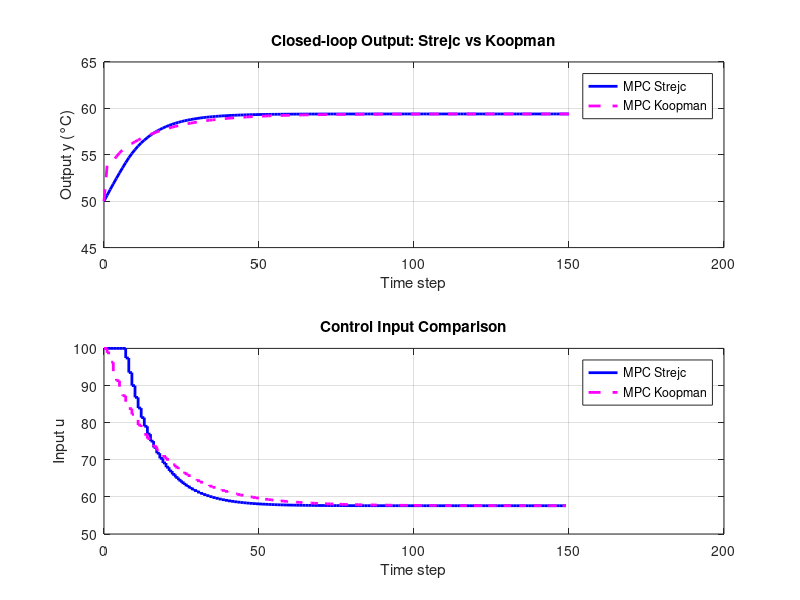
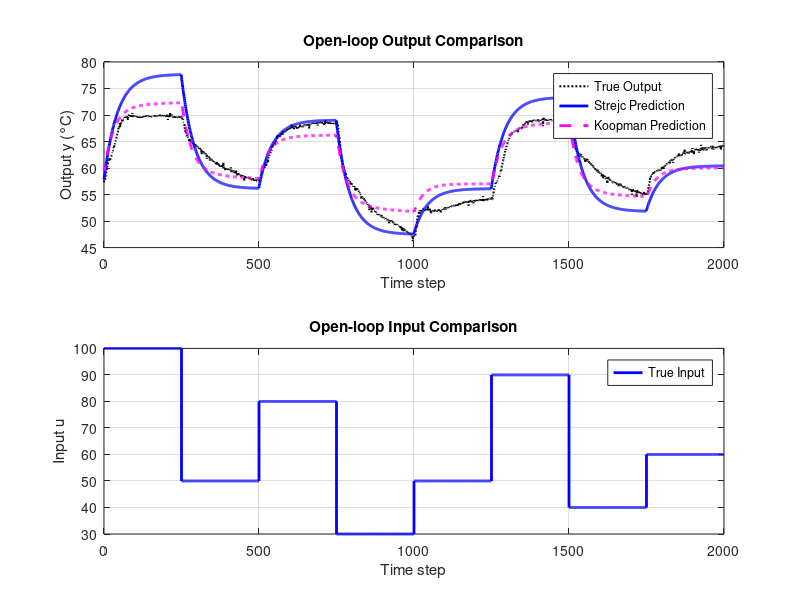

These figures' MATLAB source, in order:
clc; clear; close all;
%%
% Load results
load('results_koopman.mat', 'y_cl_desc', 'u_cl_desc');
y_koop = y_cl_desc(:);
u_koop = u_cl_desc(:);

load('results_strejc_to_zero.mat', 'y_cl_desc', 'u_cl_desc');
y_strejc = y_cl_desc(:);
u_strejc = u_cl_desc(:);

sim_length = length(y_koop) - 1;
time = 0:sim_length;

% Control effort (sum of absolute values)
effort_koop = sum(abs(u_koop));
effort_strejc = sum(abs(u_strejc));

% Output magnitude
y_sum_koop = sum(abs(y_koop));
y_sum_strejc = sum(abs(y_strejc));

% Optional: error to 0°C
e_koop = y_koop;  % reference = 0
e_strejc = y_strejc;

e_sum_koop = sum(abs(e_koop));
e_sum_strejc = sum(abs(e_strejc));

rmse_koop = sqrt(mean((y_koop).^2));
rmse_strejc = sqrt(mean((y_strejc).^2));

% Print comparison
fprintf('\n--- MPC Comparison ---\n');
fprintf('Sum |u|     Koopman: %.2f \t Strejc: %.2f\n', effort_koop, effort_strejc);
fprintf('Sum |y|     Koopman: %.2f \t Strejc: %.2f\n', y_sum_koop, y_sum_strejc);
fprintf('Sum |e|     Koopman: %.2f \t Strejc: %.2f\n', e_sum_koop, e_sum_strejc);

fprintf('RMSE (MPC Strejc vs 60 °C)   = %.4f\n', rmse_strejc);
fprintf('RMSE (MPC Koopman vs 60 °C)  = %.4f\n', rmse_koop);


figure;
subplot(2,1,1)
plot(time, y_strejc , 'b-', 'LineWidth', 2); hold on;
plot(time, y_koop, 'm--', 'LineWidth', 2);
xlabel('Time step'); ylabel('Output y (°C)');
legend('MPC Strejc', 'MPC Koopman');
title('Closed-loop Output: Strejc vs Koopman');
grid on;
ylim([45 65])

subplot(2,1,2)
stairs(time(1:end-1), u_strejc, 'b-', 'LineWidth', 2); hold on;
stairs(time(1:end-1), u_koop, 'm--', 'LineWidth', 2);
xlabel('Time step'); ylabel('Input u');
legend('MPC Strejc', 'MPC Koopman');
title('Control Input Comparison');
grid on;


%% --- Open-loop Identification Comparison ---
% Load Strejc data
load('strejc_open_loop_comparison_data.mat', ...
    'y_open_desc', 'y_true', 'time', 'u_open_desc');

y_true = y_true(:);
y_open_strejc = y_open_desc(:);


% Load Koopman data
load('koopman_open_loop_comparison.mat', ...
    'y_koopman_desc');

y_open_koopman = y_koopman_desc(:);

y_open_strejc = y_open_strejc(2:end);
y_open_koopman = y_open_koopman(2:end);
y_open_desc = y_open_desc(1:end-1);
time = time(1:end-1);

% Compute RMSE (against the same y_true)
rmse_open_strejc = sqrt(mean((y_open_strejc - y_true).^2));
rmse_open_koopman = sqrt(mean((y_open_koopman - y_true).^2));

% Display RMSE
fprintf('\n--- Open-loop Prediction RMSE ---\n');
fprintf('RMSE (Open-loop Strejc)   = %.4f °C\n', rmse_open_strejc);
fprintf('RMSE (Open-loop Koopman)  = %.4f °C\n', rmse_open_koopman);

% Plot Open-loop Output Comparison
figure;
subplot(2,1,1)
plot(time, y_true, 'k:', 'LineWidth', 1.5); hold on;
plot(time, y_open_strejc, 'b-', 'LineWidth', 2);
plot(time, y_open_koopman, 'm--', 'LineWidth', 2);
xlabel('Time step'); ylabel('Output y (°C)');
legend('True Output', 'Strejc Prediction', 'Koopman Prediction');
title('Open-loop Output Comparison');
grid on;

subplot(2,1,2)
stairs(time, u_open_desc, 'b', 'LineWidth', 2); hold on;
xlabel('Time step'); ylabel('Input u');
legend('True Input');
title('Open-loop Input Comparison');
grid on;
